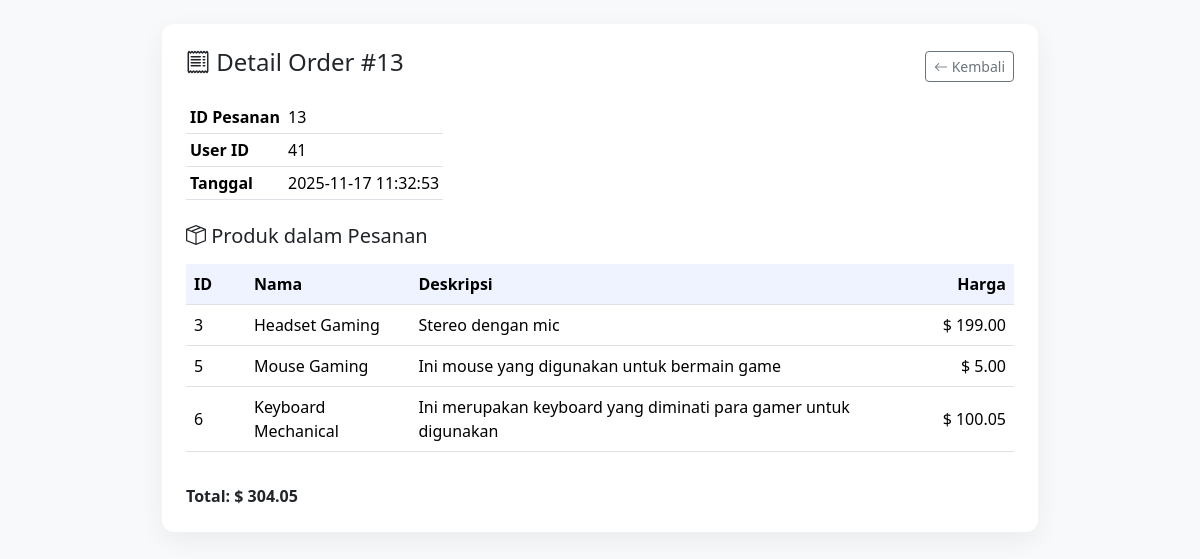
The page /web-vuln/order_detail.php?id=13 (signed in) on the database its author committed.
### tables this page shows
CREATE TABLE `orders` (
  `id` int(11) NOT NULL,
  `user_id` int(11) DEFAULT NULL,
  `items` text DEFAULT NULL,
  `total` decimal(10,2) DEFAULT NULL,
  `created_at` datetime DEFAULT current_timestamp()
);

CREATE TABLE `products` (
  `id` int(11) NOT NULL,
  `name` varchar(255) DEFAULT NULL,
  `description` text DEFAULT NULL,
  `price` decimal(10,2) DEFAULT NULL
);

### web-vuln/order_detail.php (the view, shortened to what this page needs)
<?php
require 'db.php';
$id = isset($_GET['id']) ? $_GET['id'] : 0;
$order = $mysqli->query("SELECT * FROM orders WHERE id = $id")->fetch_assoc();
$item_ids = trim($order['items'], "[]");
$item_list = $item_ids ? explode(",", $item_ids) : [];
$products = [];
if (!empty($item_list)) {
  $ids = implode(",", $item_list);
  $q = $mysqli->query("SELECT * FROM products WHERE id IN ($ids)");
  while($r = $q->fetch_assoc()) $products[] = $r;
}
?>
<!doctype html>
<html lang="id">
<head>
  <link href="https://cdn.jsdelivr.net/npm/bootstrap@5.3.2/dist/css/bootstrap.min.css" rel="stylesheet">
  <link href="https://cdn.jsdelivr.net/npm/bootstrap-icons@1.11.3/font/bootstrap-icons.css" rel="stylesheet">
  <link href="theme.css" rel="stylesheet">
</head>
<body class="bg-light">
<div class="container my-4" style="max-width:900px;">
  <div class="card card-v">
    <div class="card-body p-4">
      <div class="d-flex justify-content-between align-items-center mb-3">
        <h4><i class="bi bi-receipt"></i> Detail Order #<?= $order['id'] ?></h4>
        <a class="btn btn-outline-secondary btn-sm" href="admin_dashboard.php#orders">
          <i class="bi bi-arrow-left"></i> Kembali
        </a>
      </div>
      <div class="mb-4">
        <table class="table table-sm w-auto">
          <tr><th>ID Pesanan</th><td><?= $order['id'] ?></td></tr>
          <tr><th>User ID</th><td><?= $order['user_id'] ?></td></tr>
          <tr><th>Tanggal</th><td><?= $order['created_at'] ?></td></tr>
        </table>
      </div>
      <h5 class="mb-3"><i class="bi bi-box-seam"></i> Produk dalam Pesanan</h5>
      <div class="table-responsive">
        <table class="table table-hover align-middle">
          <thead>
            <tr>
              <th style="width:60px">ID</th>
              <th>Nama</th>
              <th>Deskripsi</th>
              <th class="text-end" style="width:140px">Harga</th>
            </tr>
          </thead>
          <tbody>
            <?php if(empty($products)): ?>
              <tr><td colspan="4" class="text-center text-muted">Tidak ada produk.</td></tr>
            <?php else: ?>
              <?php foreach($products as $p): ?>
              <tr>
                <td><?= $p['id'] ?></td>
                <td><?php echo $p['name'];  ?></td>
                <td><?php echo $p['description'];  ?></td>
                <td class="text-end">$ <?= number_format($p['price'],2) ?></td>
              </tr>
              <?php endforeach; ?>
            <?php endif; ?>
          </tbody>
        </table>
      </div>
      <div class="mt-3">
        <strong>Total: $ <?= number_format($order['total'],2) ?></strong>
      </div>
    </div>
  </div>
</div>
</body>
</html>

### web-vuln/theme.css (style rules this page uses)
:root { --brand-grad: linear-gradient(135deg,#5B8CFF 0%, #7AE1FF 100%); }
body { background: #f7f9fc; }
.card-v { border: none; border-radius: 1rem; box-shadow: 0 8px 24px rgba(0,0,0,.06); }
.table thead th { background:#eef3ff; }

### web-vuln/order_detail.php (style rules this page uses)
.card-v { border:none; border-radius:12px; box-shadow:0 8px 26px rgba(0,0,0,.06); }
.table thead th { background:#eef3ff; font-weight:600; }

### rows shown on the page
orders: id "13", user "41", created_at "2025-11-17 11:32:53", total "304.05"
products: id "3", name "Headset Gaming", description "Stereo dengan mic", price "199.00"
products: id "5", name "Mouse Gaming", description "Ini mouse yang digunakan untuk bermain game", price "5.00"
products: id "6", name "Keyboard Mechanical", description "Ini merupakan keyboard yang diminati para gamer untuk digunakan", price "100.05"
